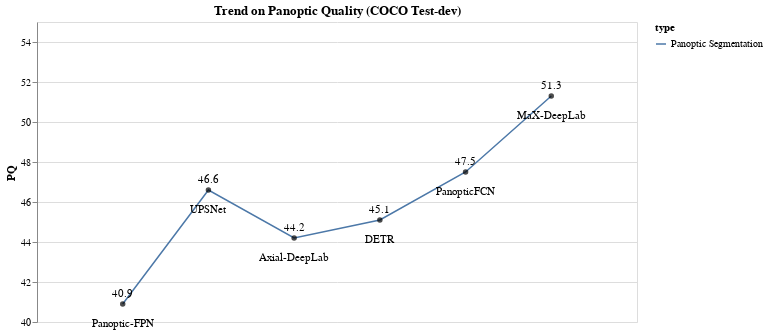

This figure's notebook cell:
### Code cell
data = pd.read_csv("panoptic_trend.csv", sep=",")

seg_data = data.loc[data['type'] =="Semantic Segmentation"]

perf_measure = 'PQ'

x_scale = [0,data['idx'].max()+1]
y_scale = [((data[perf_measure].min()//5))*5,((data[perf_measure].max()//5)+1)*5]

chart_title = "Trend on Panoptic Quality (COCO Test-dev)"

base, line, points, point_nick, point_perf = GetGraphElement(chart_title, data, x_scale, y_scale, perf_measure, 
                                                            line_color = "#fde725", point_color = "#000000", text_color = "#000000", 
                                                            text_y_pos = -10, textperf_y_pos=20)
(
    line+points+point_nick+point_perf
).resolve_scale(y = 'independent')

### Figure 1 — Vega-Lite specification as saved in the notebook (floating-point values rounded to 4 significant figures)
{"config": {"view": {"continuousWidth": 400, "continuousHeight": 300}}, "layer": [{"mark": {"type": "line", "color": "#fde725", "strokeWidth": 1.5}, "encoding": {"color": {"field": "type", "type": "nominal"}, "x": {"axis": null, "field": "idx", "scale": {"domain": [0, 7.0]}, "type": "quantitative"}, "y": {"axis": {"grid": true}, "field": "PQ", "scale": {"domain": [40.0, 55.0]}, "type": "quantitative"}}, "title": ["Trend on Panoptic Quality (COCO Test-dev)"], "width": 600}, {"mark": {"type": "circle", "color": "#000000", "strokeWidth": 3}, "encoding": {"tooltip": [{"field": "year", "type": "quantitative"}, {"field": "nickname", "type": "nominal"}, {"field": "PQ", "type": "quantitative"}, {"field": "note", "type": "nominal"}], "x": {"axis": null, "field": "idx", "scale": {"domain": [0, 7.0]}, "type": "quantitative"}, "y": {"axis": null, "field": "PQ", "scale": {"domain": [40.0, 55.0]}, "type": "quantitative"}}, "title": ["Trend on Panoptic Quality (COCO Test-dev)"], "width": 600}, {"mark": {"type": "text", "align": "center", "baseline": "middle", "dy": -10}, "encoding": {"color": {"value": "#000000"}, "text": {"field": "PQ", "type": "quantitative"}, "tooltip": [{"field": "year", "type": "quantitative"}, {"field": "nickname", "type": "nominal"}, {"field": "PQ", "type": "quantitative"}, {"field": "note", "type": "nominal"}], "x": {"axis": null, "field": "idx", "scale": {"domain": [0, 7.0]}, "type": "quantitative"}, "y": {"axis": null, "field": "PQ", "scale": {"domain": [40.0, 55.0]}, "type": "quantitative"}}, "title": ["Trend on Panoptic Quality (COCO Test-dev)"], "width": 600}, {"mark": {"type": "text", "align": "center", "baseline": "middle", "dy": 20}, "encoding": {"color": {"value": "#000000"}, "text": {"field": "nickname", "type": "nominal"}, "tooltip": [{"field": "year", "type": "quantitative"}, {"field": "nickname", "type": "nominal"}, {"field": "PQ", "type": "quantitative"}, {"field": "note", "type": "nominal"}], "x": {"axis": null, "field": "idx", "scale": {"domain": [0, 7.0]}, "type": "quantitative"}, "y": {"axis": null, "field": "PQ", "scale": {"domain": [40.0, 55.0]}, "type": "quantitative"}}, "title": ["Trend on Panoptic Quality (COCO Test-dev)"], "width": 600}], "data": {"name": "data-1dca03a993566a3cb449b42880e48213"}, "resolve": {"scale": {"y": "independent"}}, "$schema": "https://vega.github.io/schema/vega-lite/v4.17.0.json", "datasets": {"data-1dca03a993566a3cb449b42880e48213": [{"idx": 1, "type": "Panoptic Segmentation", "year": 2019, "nickname": "Panoptic-FPN", "PQ": 40.9, "note": "ResNet-101-FPN"}, {"idx": 2, "type": "Panoptic Segmentation", "year": 2019, "nickname": "UPSNet", "PQ": 46.6, "note": "ResNet-101-FPN"}, {"idx": 3, "type": "Panoptic Segmentation", "year": 2020, "nickname": "Axial-DeepLab", "PQ": 44.2, "note": "L-multi-scale"}, {"idx": 4, "type": "Panoptic Segmentation", "year": 2020, "nickname": "DETR", "PQ": 45.1, "note": "DETR-R101"}, {"idx": 5, "type": "Panoptic Segmentation", "year": 2021, "nickname": "PanopticFCN", "PQ": 47.5, "note": "DCN-101-FPN"}, {"idx": 6, "type": "Panoptic Segmentation", "year": 2021, "nickname": "MaX-DeepLab", "PQ": 51.3, "note": "MaX-L backbone"}]}}
